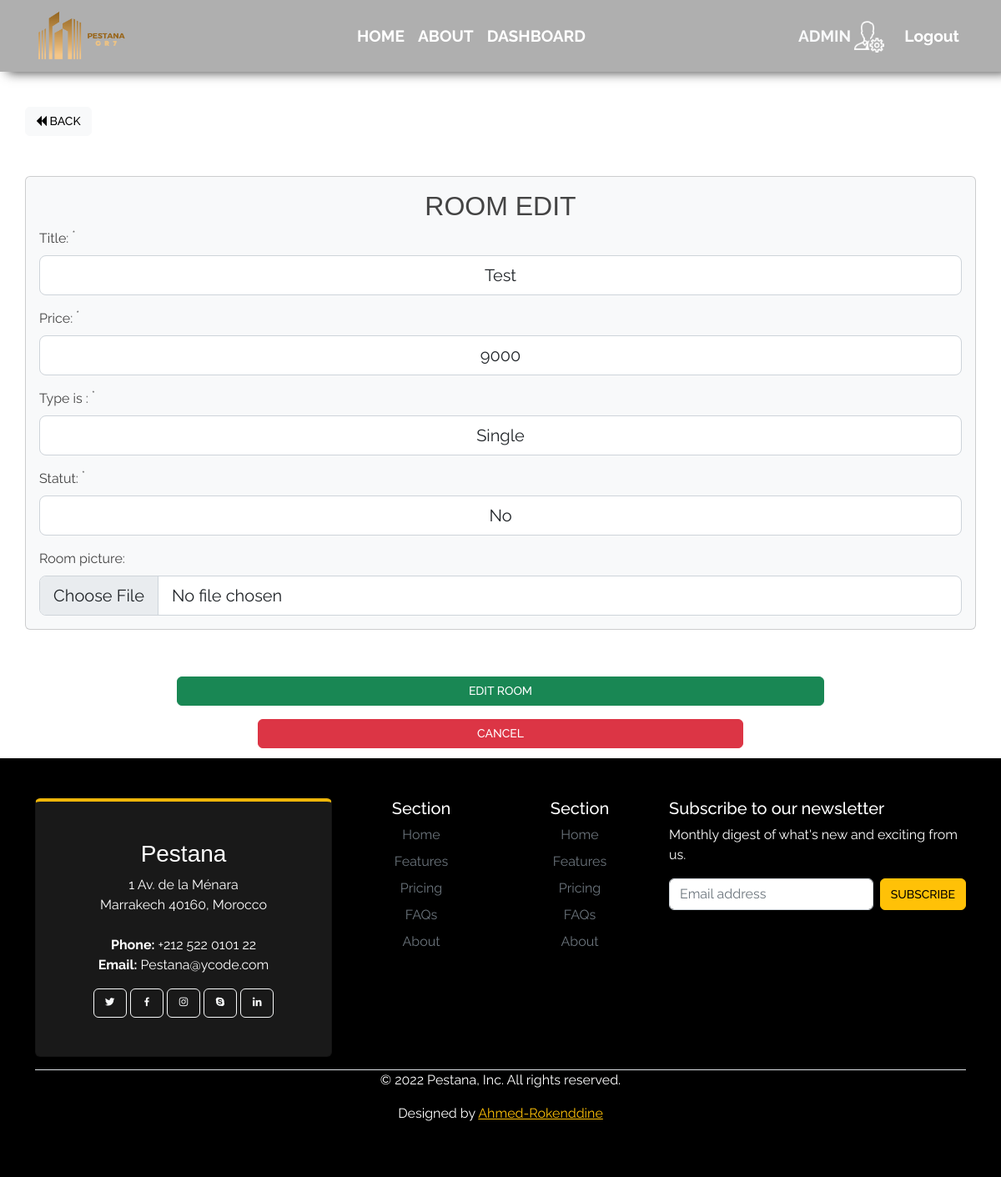
The page /rooms/edit/11 (signed in) on the database its author committed.
### tables this page shows
CREATE TABLE `rooms` (
  `id` int(11) NOT NULL,
  `title` varchar(255) NOT NULL,
  `Price` int(255) NOT NULL,
  `type` varchar(255) NOT NULL,
  `Suitetype` varchar(255) DEFAULT NULL,
  `Occupied` tinyint(1) NOT NULL DEFAULT 0,
  `picture` varchar(300) NOT NULL
);

### app/libraries/Core.php (called while the page is built, shortened)
<?php
class Core {
    protected $currentMethod = 'index';
    public function __construct() {
        $url = $this->getUrl();
        if (is_array($url) && file_exists('../app/controllers/' . ucwords($url[0]). '.php')) {
            unset($url[0]);
        }
        $this->currentController = new $this->currentController;
        if (isset($url[1])) {
            if (method_exists($this->currentController, $url[1])) {
                $this->currentMethod = $url[1];
                unset($url[1]);
            }
        }
        $this->params = $url ? array_values($url) : [];
        call_user_func_array([$this->currentController, $this->currentMethod], $this->params);
    }
    public function getUrl() {
        if (isset($_GET['url'])) {
            $url = rtrim($_GET['url'], '/');
            $url = filter_var($url, FILTER_SANITIZE_URL);
            $url = explode('/', $url);
            return $url;
        }
    }
}

### public/index.php (called while the page is built, shortened)
<?php
  $init = new Core;

### app/libraries/Database.php (called while the page is built, shortened)
<?php
  class Database {
    private $host = DB_HOST;
    private $user = DB_USER;
    private $pass = DB_PASS;
    private $dbname = DB_NAME;
    private $dbh;
    private $stmt;
    public function __construct(){
      $dsn = 'mysql:host=' . $this->host . ';dbname=' . $this->dbname;
      $options = array(
        PDO::ATTR_PERSISTENT => true,
        PDO::ATTR_ERRMODE => PDO::ERRMODE_EXCEPTION
      );
      try{
        $this->dbh = new PDO($dsn, $this->user, $this->pass, $options);
      } catch(PDOException $e){
        $this->error = $e->getMessage();
        echo $this->error;
      }
    }
    public function query($sql){
      $this->stmt = $this->dbh->prepare($sql);
    }
    public function bind($param, $value, $type = null){
      if(is_null($type)){
        switch(true){
          default:
            $type = PDO::PARAM_STR;
        }
      }
      $this->stmt->bindValue($param, $value, $type);
    }
    public function execute(){
      return $this->stmt->execute();
    }
    public function single(){
      $this->execute();
      return $this->stmt->fetch(PDO::FETCH_OBJ);
    }
  }

### app/models/Room.php (called while the page is built, shortened)
<?php
  class Room {
    private $db;
    public function __construct(){
      $this->db = new Database;
    }
    public function getroomById($id){
      $this->db->query('SELECT * FROM rooms WHERE id = :id');
      $this->db->bind(':id', $id);
      $row = $this->db->single();
      return $row;
    }
  }

### app/views/rooms/edit.php (the view, shortened to what this page needs)
<?php require APPROOT . '/views/inc/header.php'; ?>
  <a href="<?php echo URLROOT; ?>/rooms" class="btn btn-light mt-5"><i class="fa fa-backward"></i> Back</a>
  <div class="card card-body bg-light mt-5">
    <h2 class="title text-center">ROOM EDIT</h2>
    <form action="<?php echo URLROOT; ?>/rooms/edit/<?php echo $data['id']; ?>" method="post">
      <div class="form-group">
        <label for="title">Title: <sup>*</sup></label>
        <input type="text" name="title" class="form-control form-control-lg text-center <?php echo (!empty($data['title_err'])) ? 'is-invalid' : ''; ?>" value="<?php echo $data['title']; ?>">
      </div>
      <div class="form-group">
      <label for="Price">Price: <sup>*</sup></label>
        <input type="text" name="Price" class="form-control form-control-lg text-center<?php echo (!empty($data['Price_err'])) ? 'is-invalid' : ''; ?>" value="<?php echo $data['Price']; ?>">
      </div>
      <div class="form-group">
        <label for="title">Type is : <sup>*</sup></label>
        <select id= "id1" onchange="myFunction()"   name="type" class="form-control form-control-lg text-center" value="<?php echo $data['type']; ?>">
          <option value="Single" <?php if($data['type'] == 'Single'){echo 'selected';} ?>>Single</option>
      </div>
      <div class="form-group">
        <label for="title"> Statut: <sup>*</sup></label>
        <select   name="Statut" class="form-control form-control-lg text-center" value="<?php echo $data['Statut']; ?>">
          <option value="0" <?php if($data['Occupied'] == '0'){echo 'selected';} ?>>No</option>
      </div>
      <div class="picture ">
                    <label for="picture">Room picture:</label>
                    <input type="file" class="form-control form-control-lg text-center" name="picture" id="name" value="" >
       </div>
       </div>
       <div class="row align-items-center justify-content-center mt-5 -mb-5">
      <input type="submit" class="col-8 btn btn-success align-items-center justify-content-center mt-2" value="EDIT ROOM">
      <a href="<?php echo URLROOT; ?>/rooms" class="col-6 btn btn-danger mt-3 text-white align-items-center justify-content-center mt-2" > cancel</a>
      </div>
  <?php require APPROOT . '/views/inc/footer.php'; ?>

### public/css/style.css (style rules this page uses)
body { font-family: 'Raleway', sans-serif; color: #444444; overflow-x: hidden; }
body { font-family: 'Raleway', sans-serif; color: #444444; }
.btn { font-family: "Raleway", sans-serif; text-transform: uppercase; font-weight: 500; font-size: 14px; }
.title { font-family: 'Qirkus', sans-serif; text-align: center; }

### rows shown on the page
rooms: title "Test", Price "9000", type "Single", Statut "No"
